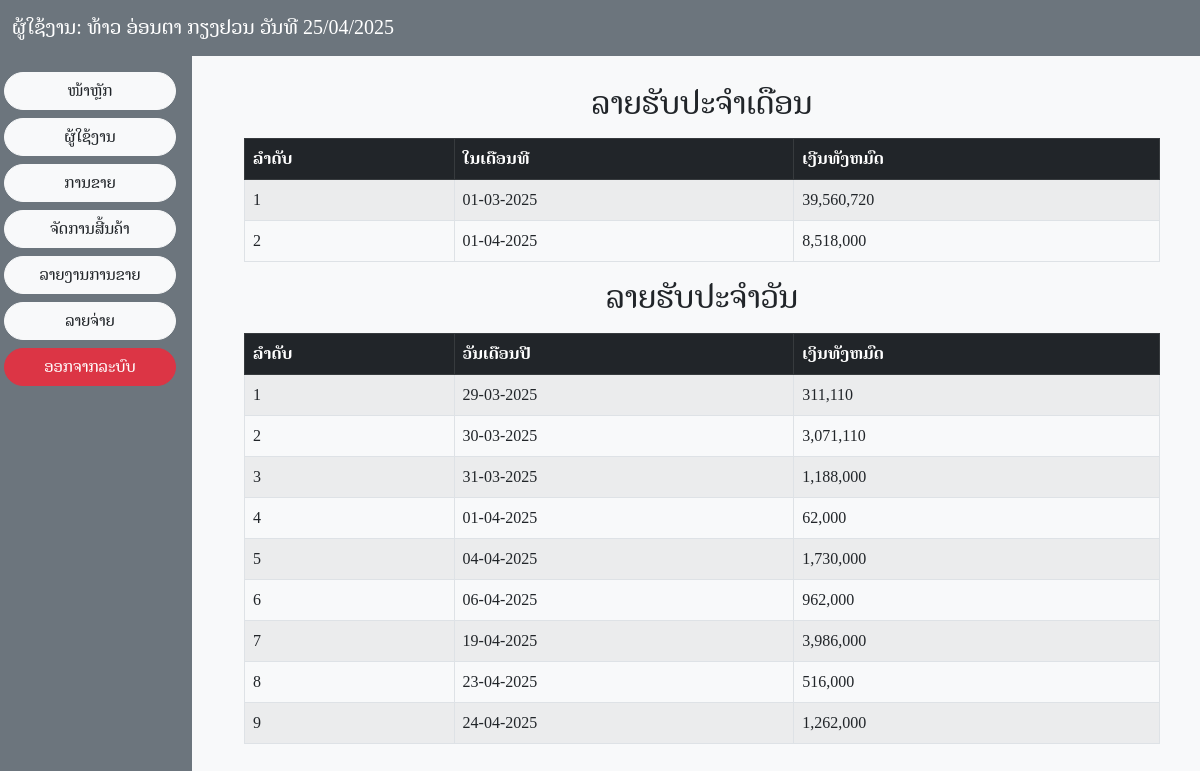
The page /component/Summary.php (signed in) on the database its author committed.
### tables this page shows
CREATE TABLE IF NOT EXISTS `tb_summary_monthly` (
  `SummaryID` int NOT NULL AUTO_INCREMENT,
  `salem` date NOT NULL,
  `total_sales` int NOT NULL DEFAULT '0',
  PRIMARY KEY (`SummaryID`),
  UNIQUE KEY `sale_month` (`salem`)
);

CREATE TABLE IF NOT EXISTS `tb_summary_daily` (
  `SummaryID` int NOT NULL AUTO_INCREMENT,
  `sale_date` date NOT NULL,
  `total_sales` int NOT NULL DEFAULT '0',
  PRIMARY KEY (`SummaryID`),
  UNIQUE KEY `sale_date` (`sale_date`)
);

### server/server.php (called while the page is built, shortened)
<?php
function selectData($connection, $table, $columns = "*", $where = "", $params = []) {
    $sql = "SELECT $columns FROM $table";
    $stmt = $connection->prepare($sql);
    $stmt->execute($params);
    return $stmt->fetchAll(PDO::FETCH_ASSOC);
}
?>

### pages/showSummary.php (the view)
<div class="container mt-4">
<?php
include('../server/server.php');
$summary_daily = selectData($connection, 'tb_summary_daily');
$summary_monthly = selectData($connection, 'tb_summary_monthly');
?>
    <div class="container mt-4">
        <h2 class="text-center mb-3">ລາຍຮັບປະຈໍາເດືອນ</h2>
        <table class="table table-bordered table-striped">
            <thead class="table-dark">
                <tr>
                    <th>ລໍາດັບ</th>
                    <th>ໃນເດືອນທີ</th>
                    <th>ເງີນທັງຫມົດ</th>
                </tr>
            </thead>
            <tbody>
                <?php foreach ($summary_monthly as $monthly): ?>
                    <tr>
                        <td><?php echo $monthly["SummaryID"]; ?></td>
                        <td><?php echo date("d-m-Y", strtotime($monthly['salem'])); ?></td>
                        <td><?php echo number_format($monthly["total_sales"],); ?></td>
                    </tr>
                <?php endforeach; ?>
            </tbody>
        </table>
        <h2 class="text-center mb-3">ລາຍຮັບປະຈໍາວັນ</h2>
        <table class="table table-bordered table-striped">
            <thead class="table-dark">
                <tr>
                    <th>ລໍາດັບ</th>
                    <th>ວັນເດືອນປີ</th>
                    <th>ເງິນທັງຫມົດ</th>
                </tr>
            </thead>
            <tbody>
                <?php foreach ($summary_daily as $daily): ?>
                    <tr>
                        <td><?php echo $daily['SummaryID']; ?></td>
                        <td><?php echo date("d-m-Y", strtotime($daily['sale_date'])); ?></td>
                        <td><?php echo number_format($daily['total_sales'],); ?></td>
                    </tr>
                <?php endforeach; ?>
            </tbody>
        </table>
    </div>
</div>

### utils/MainHeard.php (style rules this page uses)
* { box-sizing: border-box; margin: 0; padding: 0; }
body { font-family: "Noto Serif Lao", serif; }

### component/sidbar.php (style rules this page uses)
body, html { margin: 0; padding: 0; overflow-x: hidden; }

### rows shown on the page
tb_summary_monthly: SummaryID "1", salem "01-03-2025", total_sales "39,560,720"
tb_summary_monthly: SummaryID "2", salem "01-04-2025", total_sales "8,518,000"
tb_summary_daily: SummaryID "1", sale_date "29-03-2025", total_sales "311,110"
tb_summary_daily: SummaryID "2", sale_date "30-03-2025", total_sales "3,071,110"
tb_summary_daily: SummaryID "3", sale_date "31-03-2025", total_sales "1,188,000"
tb_summary_daily: SummaryID "4", sale_date "01-04-2025", total_sales "62,000"
tb_summary_daily: SummaryID "5", sale_date "04-04-2025", total_sales "1,730,000"
tb_summary_daily: SummaryID "6", sale_date "06-04-2025", total_sales "962,000"
tb_summary_daily: SummaryID "7", sale_date "19-04-2025", total_sales "3,986,000"
tb_summary_daily: SummaryID "8", sale_date "23-04-2025", total_sales "516,000"
tb_summary_daily: SummaryID "9", sale_date "24-04-2025", total_sales "1,262,000"

### other values the page prints
$name "ທ້າວ ອ່ອນຕາ ກຽງຢວນ"
